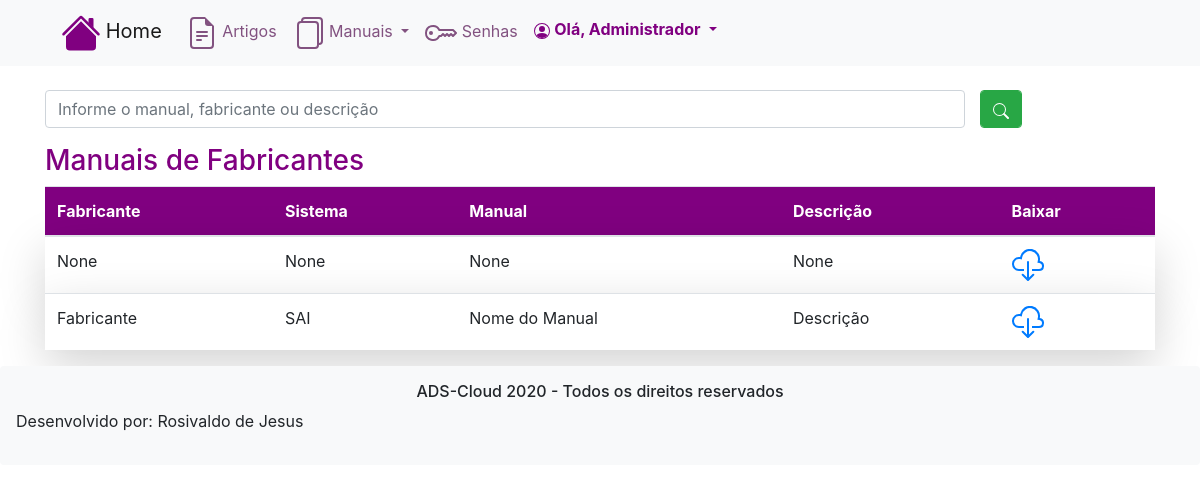
The app's page /manuaisFabricantes/ (signed in), older data.
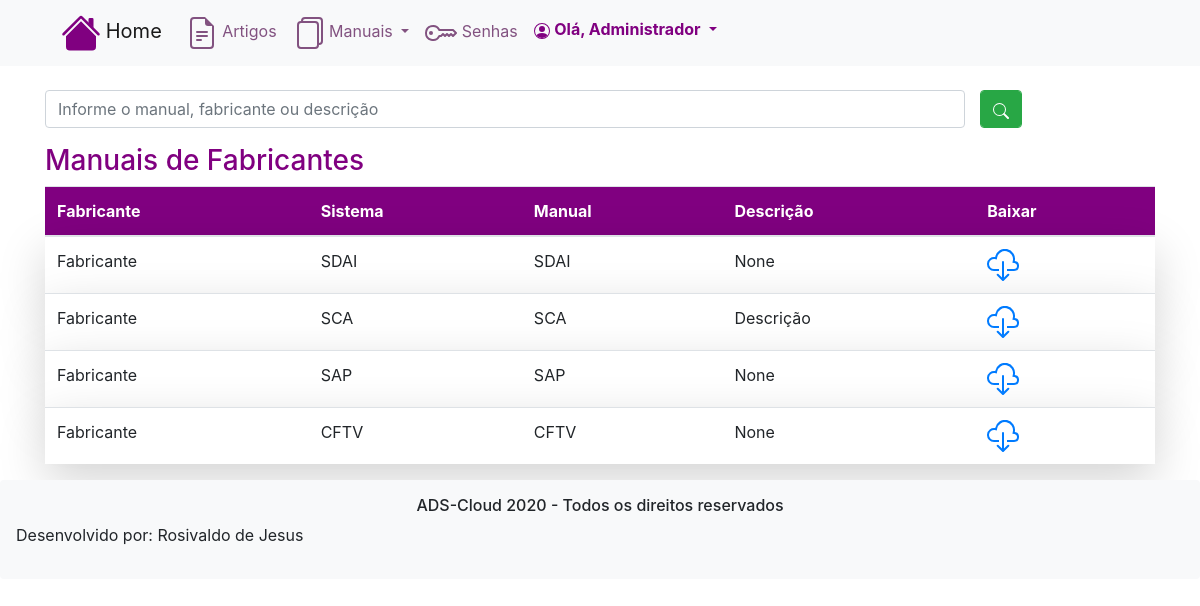
The same page, newer data.
### evertical/models.py (models this page shows, shortened)
class tbManuais(models.Model):
    manualNome = models.CharField(max_length=100, blank=True, null=True)
    manualLink = models.CharField(max_length=255, blank=True, null=True)
    manualDescricao = models.CharField(max_length=255, blank=True, null=True)
    manualFabricante = models.ForeignKey(tbFabricante, on_delete=models.CASCADE)
    manualSistema = models.ForeignKey(tbSistemas, on_delete=models.CASCADE)
    class Meta:
        db_table = 'tbManuais'
        verbose_name_plural = 'Manuais'

class tbFabricante(models.Model):
    sistemaFabricante = models.CharField(max_length=50, blank=True, null=True)
    class Meta:
        db_table = 'tbFabricante'
        verbose_name_plural = 'Sistema Fabricante'
    def __str__(self):
        return self.sistemaFabricante

class tbSistemas(models.Model):
    sistemasTipo = models.CharField(max_length=20, blank=True, null=True)
    class Meta:
        db_table = 'tbSistemas'
        verbose_name_plural = 'Sistemas'
    def __str__(self):
        return "{}".format(self.sistemasTipo)

### evertical/views.py (the view)
# urls.py: path('manuaisFabricantes/', manuaisFabricantes),
@login_required(login_url='/login/')
def manuaisFabricantes(request):
    manualFabricante = tbManuais.objects.all().order_by('manualFabricante')
    queryset = request.GET.get('q')
    if queryset:
        manualFabricante = tbManuais.objects.filter(
            Q(manualNome__icontains=queryset) |
            Q(manualDescricao__icontains=queryset)
        )
    return render(request, 'manuaisFabricantes.html',{'manualFabricante':manualFabricante})

### templates/manuaisFabricantes.html (shortened to what this page needs)
{% extends "base.html" %}
{% load static %}
{% block content %}
<div class="container-xl">
	<section>
		<br>
      <form method="GET">
			<div class="row">
				<div class="form-group col-10">
					<input type="search" class="form-control"
						   placeholder="Informe o manual, fabricante ou descrição"
						   name="q" value="{{ request.GET.q }}">
				</div>
				<div class="form-group">
					<button class=" form-control btn-success">
					</button>
				</div>
			</div>
		</form>
	</section>
	<section>
		<h3 style="color: purple">Manuais de Fabricantes</h3>
	<div class="table-responsive-xl">
		<table class="table table-striped">
			<thead style="background-color: purple;color: white;">
				<tr>
					<th>Fabricante</th>
					<th>Sistema</th>
					<th>Manual</th>
					<th>Descrição</th>
					<th>Baixar</th>
				</tr>
			</thead>
			<tbody>
				{% for manual in manualFabricante %}
				<tr class="shadow-lg p-3 mb-5 bg-white rounded ">
					<td>{{manual.manualFabricante}}</td>
					<td>{{manual.manualSistema}}</td>
					<td>{{manual.manualNome}}</td>
					<td>{{manual.manualDescricao}}</td>
					<td>
						<a href="{{manual.manualLink }}" target="_blanko"><b>
						</a>
					</td>
				</tr>
				{% endfor %}
			</tbody>
		</table>
	</div>
	</section>
</div>
{% endblock %}s

### templates/base.html (shortened to what this page needs)
<!DOCTYPE html>
{% load static %}
<html lang="pt-br">
<head>
    <link rel="stylesheet" href="https://stackpath.bootstrapcdn.com/bootstrap/4.5.2/css/bootstrap.min.css">
    <link rel="stylesheet" type="text/css" href="css/style.css">
    {% include "model-header.html" %}
</head>
<body>
{% block content %}
{% endblock %}
{% include "model-footer.html" %}
</body>
</html>

### templates/model-header.html (shortened to what this page needs)
<div class="bg-light" >
        <div class="container">
          <nav class="navbar navbar-expand-lg navbar-light bg-light ">
            {% if request.user.is_authenticated %}
            <a class="navbar-brand" href="/">
              <strong style="color: purple">
              </strong>
              Home
            </a>
            {% endif %}
            <div class="collapse navbar-collapse" id="navbarNavDropdown">
              <ul class="navbar-nav">
                  {% if request.user.is_authenticated %}
                <li class="nav-item active">
                  <a class="nav-link" href="/artigos/" style="color: #825280">
                    Artigos
                  </a>
                </li>
                  {% endif %}
                  {% if request.user.is_authenticated %}
                <li class="nav-item dropdown">
                  <a class="nav-link dropdown-toggle" href="#" id="navbarDropdownMenuLink" role="button" data-toggle="dropdown" aria-haspopup="true" aria-expanded="false" style="color: #825280">
                    Manuais
                  </a>
                </li>
                  {% endif %}
                  {% if request.user.is_authenticated %}
                <li class="nav-item">
                  <a class="nav-link" href="/senhasPadroes/" style="color: #825280">
                    Senhas
                  </a>
                </li>
                  {% endif %}
                  {% if request.user.is_authenticated %}
                        <li class="nav-item dropdown" >
                          <a class="nav-link dropdown-toggle" href="#" id="navbarDropdownMenuLink" role="button" data-toggle="dropdown" aria-haspopup="true" aria-expanded="false" style="color: purple">
                            <strong>Olá, {{ request.user.get_full_name }}</strong>
                          </a>
                        </li>
                          {% endif %}
              </ul>
            </div>
          </nav>
        </div>
</div>

### templates/model-footer.html (shortened to what this page needs)
<div class="containers-xl">
    <section>
		<div class="card border-0 p-3 mb-2 bg-light text-red" align="center">
		    <h6>ADS-Cloud 2020 - Todos os direitos reservados</h6>
			<div>
				<p>Desenvolvido por: Rosivaldo de Jesus</p>
			</div>
		</div>
</div>

### static/css/style.css (style rules this page uses)
p { text-align: justify; }

Row changes from the older to the newer data that the page shows:
changed tbManuais: manualFabricante "None" → "Fabricante"; manualSistema "None" → "SDAI"; manualNome "None" → "SDAI"
changed tbManuais "Descrição": manualSistema "SAI" → "SCA"; manualNome "Nome do Manual" → "SCA"
added tbManuais: manualFabricante "Fabricante", manualSistema "SAP", manualNome "SAP", manualDescricao "None"
added tbManuais: manualFabricante "Fabricante", manualSistema "CFTV", manualNome "CFTV", manualDescricao "None"
